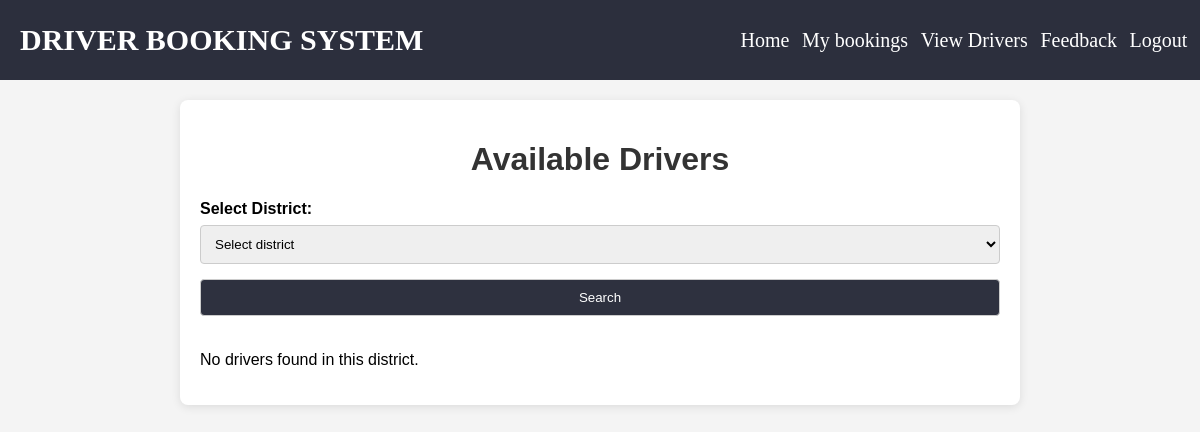
Before: /DRIVER_HIRING_SYSTEM/viewdriver.php (signed in) with the older database file.
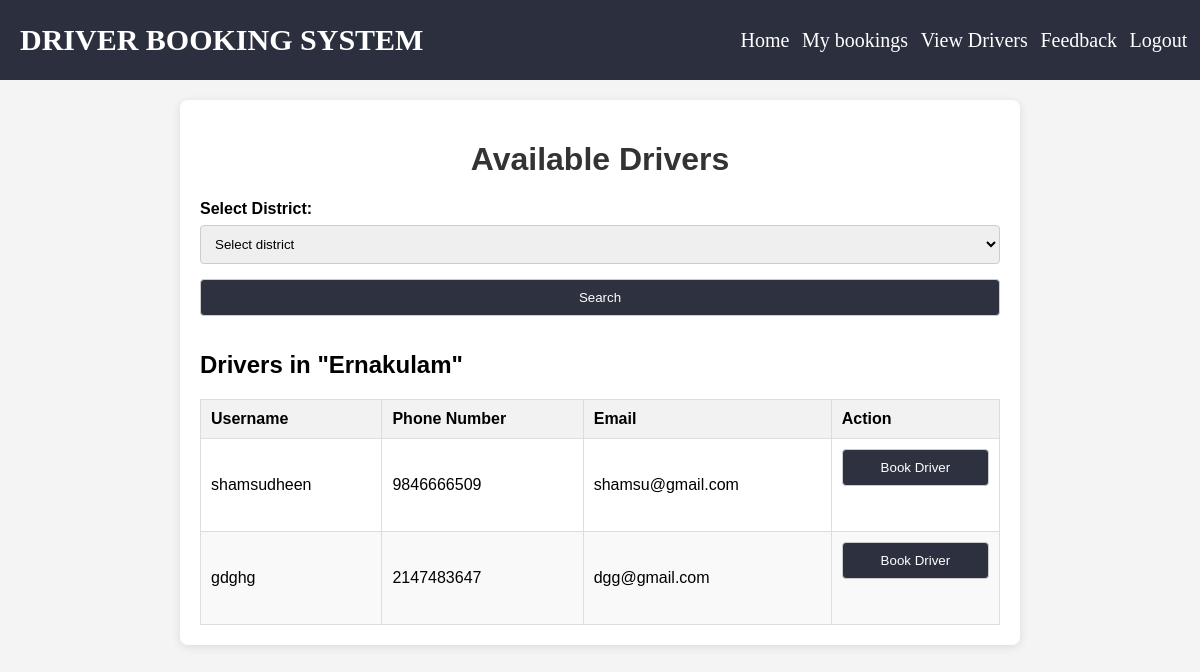
After: the same page with the newer database file.
### tables this page shows
CREATE TABLE `users` (
  `username` varchar(50) NOT NULL,
  `phno` varchar(22) NOT NULL,
  `email` varchar(40) NOT NULL,
  `pwd` varchar(30) NOT NULL,
  `user_type` varchar(25) NOT NULL,
  `user_id` int(10) NOT NULL,
  `district` varchar(50) NOT NULL
);

CREATE TABLE `drivers` (
  `username` varchar(25) NOT NULL,
  `phno` varchar(12) NOT NULL,
  `email` varchar(25) NOT NULL,
  `pwd` varchar(15) NOT NULL,
  `user_type` varchar(25) NOT NULL,
  `driver_id` int(10) NOT NULL,
  `district` varchar(55) NOT NULL
);

### DRIVER_HIRING_SYSTEM/viewdriver.php (the view, shortened to what this page needs)
<?php
$conn = mysqli_connect("localhost", "root", "", "driver_booking_system");
$user_id = $_SESSION['user_id'] ?? null;
$user_district = null;
if ($user_id) {
    $user_sql = "SELECT district FROM users WHERE user_id = '$user_id'";
    $user_result = mysqli_query($conn, $user_sql);
    if ($user_result && mysqli_num_rows($user_result) > 0) {
        $user_info = mysqli_fetch_assoc($user_result);
        $user_district = $user_info['district'];
    }
}
$drivers = [];
if ($_SERVER['REQUEST_METHOD'] === 'POST' && isset($_POST['search'])) {
    $search_district = $_POST['district'];
    $query = "SELECT * FROM drivers WHERE district = '$search_district'";
} else {
    $query = "SELECT * FROM drivers WHERE district = '$user_district'";
}
$result = mysqli_query($conn, $query);
if ($result) {
    while ($row = mysqli_fetch_assoc($result)) {
        $drivers[] = $row;
    }
}
?>
<!DOCTYPE html>
<html>
<head>
    <link rel="stylesheet" href="viewdriver.css">
</head>
<body>
<nav class="nanbar">
    <div class="navbar">
        <h2 class="hdng">DRIVER BOOKING SYSTEM</h2>
        <div class="link">
            <a href="userdashboard.html">Home</a>
            <a href="">My bookings</a>
            <a href="view_drivers.php">View Drivers</a>
            <a href="feedback.php">Feedback</a>
            <a href="logout.php">Logout</a>
        </div>
    </div>
</nav>
<div class="container">
    <h1>Available Drivers</h1>
    <form method="post" action="">
        <label for="district">Select District:</label>
        <select name="district" required>
            <option value="" disabled selected>Select district</option>
        </select>
        <input type="submit" name="search" value="Search">
    </form>
    <?php if ($drivers): ?>
        <h2>Drivers in "<?php echo htmlspecialchars($user_district ?: $search_district); ?>"</h2>
        <table>
            <thead>
                <tr>
                    <th>Username</th>
                    <th>Phone Number</th>
                    <th>Email</th>
                    <th>Action</th>
                </tr>
            </thead>
            <tbody>
                <?php foreach ($drivers as $driver): ?>
                    <tr>
                        <td><?php echo htmlspecialchars($driver['username']); ?></td>
                        <td><?php echo htmlspecialchars($driver['phno']); ?></td>
                        <td><?php echo htmlspecialchars($driver['email']); ?></td>
                        <td>
                            <form action="book_driver.php" method="GET">
                                <input type="submit" value="Book Driver">
                            </form>
                        </td>
                    </tr>
                <?php endforeach; ?>
            </tbody>
        </table>
    <?php else: ?>
        <p>No drivers found in this district.</p>
    <?php endif; ?>
</div>
</body>
</html>

Changed rows visible on the page:
now on this page (row edited): users: district "Ernakulam"
now on this page (row unchanged): drivers: username "shamsudheen", phno "9846666509", email "shamsu@gmail.com"
added drivers: username "gdghg", phno "2147483647", email "dgg@gmail.com"
Other visible differences:
text no longer shown: "No drivers found in this district."
text now shown: "Drivers in \" \" Username Phone Number Email Action"
